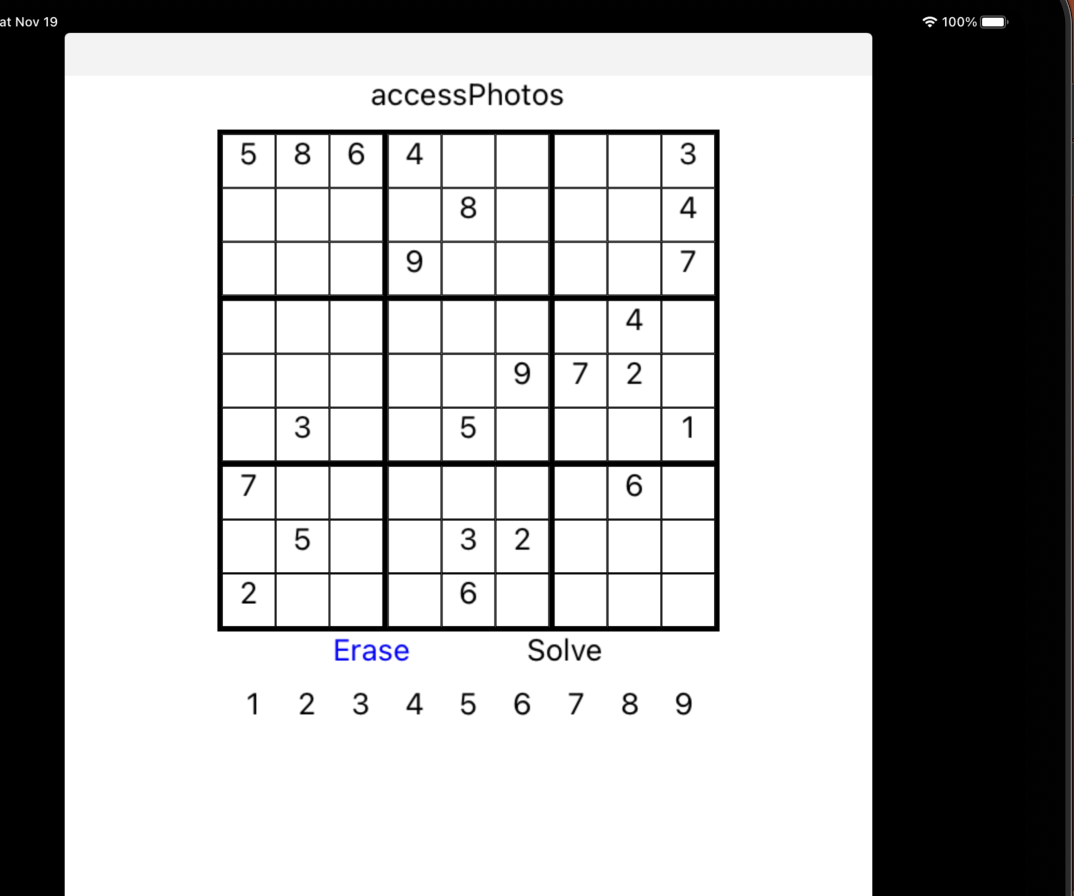
//> input picture Detection/cpp/sudoku.png, 1074 x 896 px
$ ./DisplayImage   (built with g++ and OpenCV 4)
//> lines starting //> are read from the running program, lines starting //| are printed output that depends on the picture; after the words box and inside, x2 and y2 are one past the last pixel; in counts of white or black regions, pixels touching at a corner belong together
#include <stdio.h>
#include <opencv2/opencv.hpp>
#include <opencv2/core/types_c.h>

#include <iostream>
#include <fstream>


using namespace cv;
using namespace std;

#define PIXELS_IN_IMAGE 28*28

#define ENABLE_TRAIN 1

int reverseInt(int i);
int loadMNIST(const string pic_filename, const string label_filename, Mat& training_data, Mat& label_data);

int scooby()
{
	try
	{
		Mat train_data_mat, train_label_mat;
		Mat test_data_mat, test_label_mat;

		loadMNIST("../mnist/train-images-idx3-ubyte", "../mnist/train-labels-idx1-ubyte", train_data_mat, train_label_mat);
		//loadMNIST("../mnist/t10k-images-idx3-ubyte", "../mnist/t10k-labels-idx1-ubyte", test_data_mat, test_label_mat);

		train_data_mat.convertTo(train_data_mat, CV_32FC1);
		train_label_mat.convertTo(train_label_mat, CV_32SC1);
		test_data_mat.convertTo(test_data_mat, CV_32FC1);

		Ptr<ml::KNearest> knn;
		knn = ml::KNearest::create();
		knn->setDefaultK(10);
		knn->train(train_data_mat, ml::SampleTypes::ROW_SAMPLE, train_label_mat);
		int correct_count = 0;
		// [9 lines of commented-out code are left out]
		cout << 2 << endl;

	}
	catch (const Exception& ex)
	{
		cout << "Error: " << ex.what() << endl;
	}


	return 0;
}

// [9 lines left out: function reverseInt, not called in this run]

int loadMNIST(const string pic_filename, const string label_filename, Mat& training_data, Mat& label_data) {
	std::ifstream pic_file(pic_filename, std::ios::binary);
	std::ifstream label_file(label_filename, std::ios::binary);

	if (pic_file.is_open() && label_file.is_open()) {
		int magic_number = 0;
		int number_of_images = 0;
		int n_rows = 0;
		int n_cols = 0;

		label_file.read((char*)&magic_number, sizeof(magic_number));
		pic_file.read((char*)&magic_number, sizeof(magic_number));
		magic_number = reverseInt(magic_number);

		label_file.read((char*)&number_of_images, sizeof(number_of_images));
		pic_file.read((char*)&number_of_images, sizeof(number_of_images));
		number_of_images = reverseInt(number_of_images);

		pic_file.read((char*)&n_rows, sizeof(n_rows));
		n_rows = reverseInt(n_rows);
		pic_file.read((char*)&n_cols, sizeof(n_cols));
		n_cols = reverseInt(n_cols);

		int n_stride = n_cols * n_rows;
		training_data = Mat(number_of_images, n_stride, CV_8U);
		label_data = Mat(number_of_images, 1, CV_8U);

		for (int i = 0; i < number_of_images; ++i) {
//		for (int i = 0; i < 5000; ++i) {

			unsigned char data_tmp[PIXELS_IN_IMAGE];
			pic_file.read((char*)data_tmp, sizeof(unsigned char) * n_stride);
			Mat row_image(1, n_stride, CV_8U, data_tmp);
			row_image.row(0).copyTo(training_data.row(i));

			char label = 0;
			label_file.read((char*)&label, sizeof(label));
			label_data.at<uchar>(i, 0) = label;

		}
	} else {
		return 1;
	}
	return 0;
}

void drawLine(Vec2f line, Mat &img, Scalar rgb = CV_RGB(0, 0, 255))
{
    if (line[1] != 0)
    {
        float m = -1 / tan(line[1]);

        float c = line[0] / sin(line[1]);

        cv::line(img, Point(0, c), Point(img.size().width, m * img.size().width + c), rgb);
    }
    else
    {
        cv::line(img, Point(line[0], 0), Point(line[0], img.size().height), rgb);
    }
}

void mergeRelatedLines(vector<Vec2f> *lines, Mat &img)
{
    vector<Vec2f>::iterator current;
    for (current = lines->begin(); current != lines->end(); current++)
    {
        if ((*current)[0] == 0 && (*current)[1] == -100)
            continue;
        float p1 = (*current)[0];
        float theta1 = (*current)[1];
        Point pt1current, pt2current;
        if (theta1 > CV_PI * 45 / 180 && theta1 < CV_PI * 135 / 180)
        {
            pt1current.x = 0;

            pt1current.y = p1 / sin(theta1);

            pt2current.x = img.size().width;
            pt2current.y = -pt2current.x / tan(theta1) + p1 / sin(theta1);
        }
        else
        {
            pt1current.y = 0;

            pt1current.x = p1 / cos(theta1);

            pt2current.y = img.size().height;
            pt2current.x = -pt2current.y / tan(theta1) + p1 / cos(theta1);
        }
        vector<Vec2f>::iterator pos;
        for (pos = lines->begin(); pos != lines->end(); pos++)
        {
            if (*current == *pos)
                continue;
            if (fabs((*pos)[0] - (*current)[0]) < 20 && fabs((*pos)[1] - (*current)[1]) < CV_PI * 10 / 180)
            {
                float p = (*pos)[0];
                float theta = (*pos)[1];
                Point pt1, pt2;
                if ((*pos)[1] > CV_PI * 45 / 180 && (*pos)[1] < CV_PI * 135 / 180)
                {
                    pt1.x = 0;
                    pt1.y = p / sin(theta);
                    pt2.x = img.size().width;
                    pt2.y = -pt2.x / tan(theta) + p / sin(theta);
                }
                else
                {
                    pt1.y = 0;
                    pt1.x = p / cos(theta);
                    pt2.y = img.size().height;
                    pt2.x = -pt2.y / tan(theta) + p / cos(theta);
                }
                if (((double)(pt1.x - pt1current.x) * (pt1.x - pt1current.x) + (pt1.y - pt1current.y) * (pt1.y - pt1current.y) < 64 * 64) &&
                    ((double)(pt2.x - pt2current.x) * (pt2.x - pt2current.x) + (pt2.y - pt2current.y) * (pt2.y - pt2current.y) < 64 * 64))
                {
                    // Merge the two
                    (*current)[0] = ((*current)[0] + (*pos)[0]) / 2;

                    (*current)[1] = ((*current)[1] + (*pos)[1]) / 2;

                    (*pos)[0] = 0;
                    (*pos)[1] = -100;
                }
            }
        }
    }
}

// [103 lines left out: functions readFlippedInteger, preprocessImage, not called in this run]

int main()
{
    Mat sudoku = imread("sudoku.png", 0);
    Mat outerBox = Mat(sudoku.size(), CV_8UC1);
    GaussianBlur(sudoku, sudoku, Size(11, 11), 0);
    adaptiveThreshold(sudoku, outerBox, 255, ADAPTIVE_THRESH_MEAN_C, THRESH_BINARY, 5, 2);
    bitwise_not(outerBox, outerBox);
    Mat kernel = (Mat_<uchar>(3, 3) << 0, 1, 0, 1, 1, 1, 0, 1, 0);
    dilate(outerBox, outerBox, kernel);
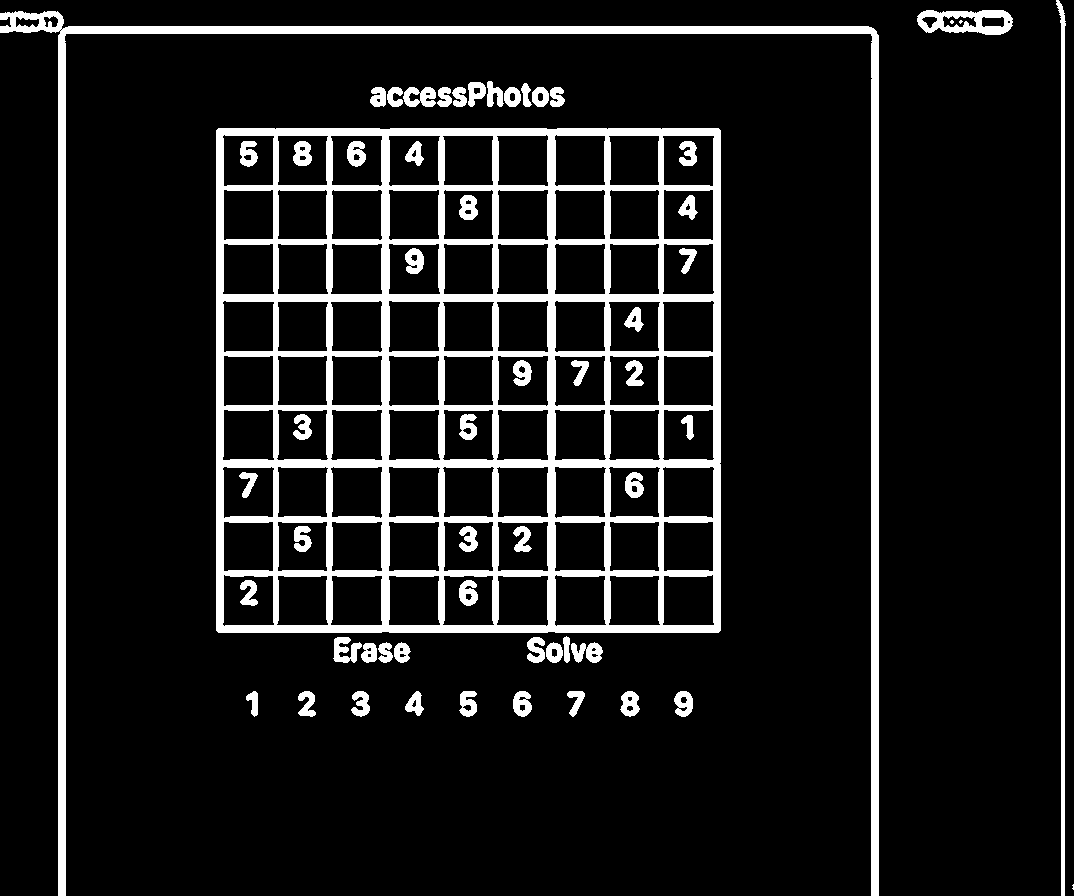
//> outerBox: 896 rows x 1074 cols, CV_8UC1; 11.1% white; 58 white regions (3 under 20 px), largest, box (x1, y1, x2, y2) and area: (216, 128, 721, 633) 65981, (0, 11, 879, 896) 21195, (1056, 0, 1066, 896) 3605

    int count = 0;
    int max = -1;

    Point maxPt;

    for (int y = 0; y < outerBox.size().height; y++)
    {
        uchar *row = outerBox.ptr(y);
        for (int x = 0; x < outerBox.size().width; x++)
        {
            if (row[x] >= 128)
            {

                int area = floodFill(outerBox, Point(x, y), CV_RGB(0, 0, 64));

                if (area > max)
                {
                    maxPt = Point(x, y);
                    max = area;
                }
            }
        }
    }
//> this loop made 896 passes
//> (maxPt, max) on passes 1 to 3: (Point(1056, 0), 3605), (Point(1056, 0), 3605), (Point(1056, 0), 3605)
//> after the loop, maxPt = Point(218, 128); max = 65981
    floodFill(outerBox, maxPt, CV_RGB(255, 255, 255));
    for (int y = 0; y < outerBox.size().height; y++)
    {
        uchar *row = outerBox.ptr(y);
        for (int x = 0; x < outerBox.size().width; x++)
        {
            if (row[x] == 64 && x != maxPt.x && y != maxPt.y)
            {
                int area = floodFill(outerBox, Point(x, y), CV_RGB(0, 0, 0));
            }
        }
    }
    erode(outerBox, outerBox, kernel);

    vector<Vec2f> lines;
    HoughLines(outerBox, lines, 1, CV_PI / 180, 200);
//> lines = 112 lines (rho, theta), first 12: [218, 0], [329, 0], [441, 0], [495, 0], [715, 0], [130, 1.57], [187, 1.57], [241, 1.57], [295, 1.57], [353, 1.57], [407, 1.57], [461, 1.57]
    mergeRelatedLines(&lines, sudoku);
//> the loop in mergeRelatedLines, `for (current = lines->begin(); current != lines->end(); current++)` made 112 passes
//> lines = 112 items, first 12: [218, 0], [329, 0], [441, 0], [495, 0], [715, 0], [133.8, 1.57], [185.4, 1.57], [243.3, 1.57], [280.6, 1.6], [355.3, 1.57], [401.6, 1.58], [0, -100]

    for (int i = 0; i < lines.size(); i++)
    {
        drawLine(lines[i], outerBox, CV_RGB(0, 0, 128));
    }
//> this loop made 112 passes
//> (m in drawLine, c in drawLine) on passes 6 to 9: (-0.00436, 133.8), (0.00327, 185.4), (-0.00327, 243.3), (0.0311, 280.7)
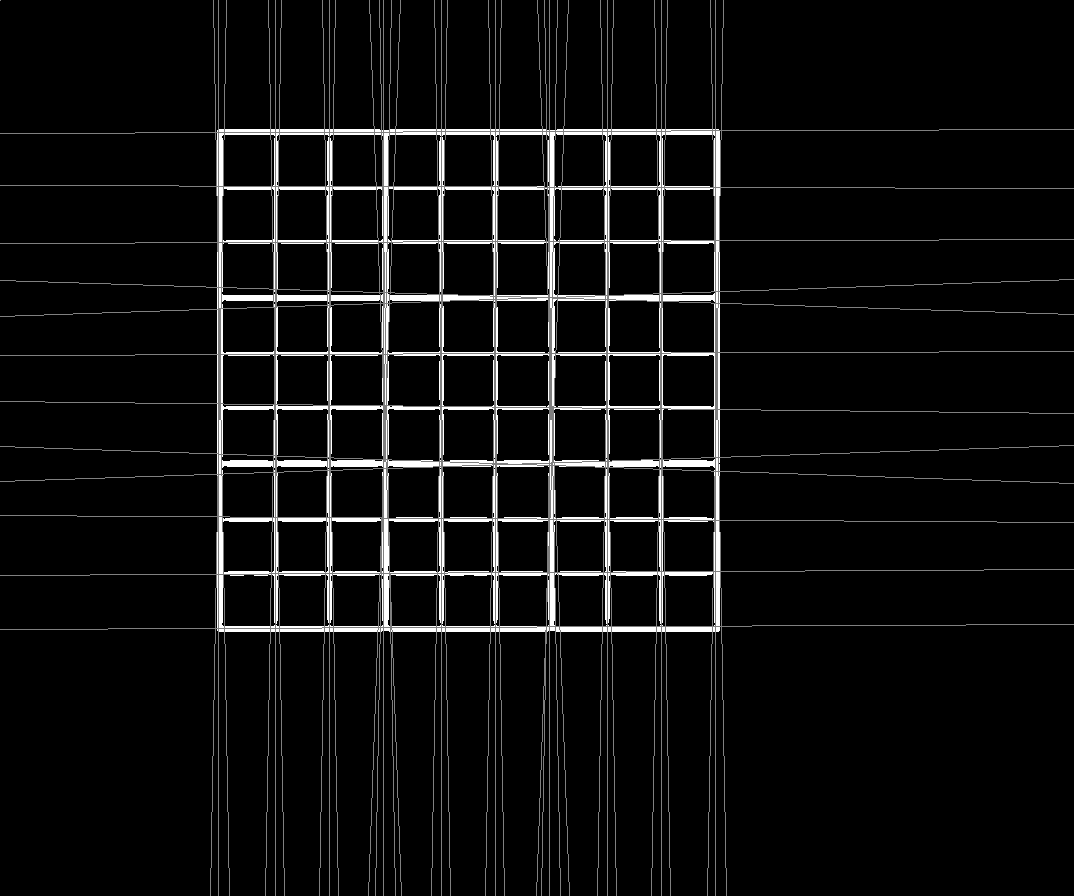
//> outerBox: 896 rows x 1074 cols, CV_8UC1; min 0, max 255, mean 14.3

    // Now detect the lines on extremes
    Vec2f topEdge = Vec2f(1000, 1000);
    double topYIntercept = 100000, topXIntercept = 0;
    Vec2f bottomEdge = Vec2f(-1000, -1000);
    double bottomYIntercept = 0, bottomXIntercept = 0;
    Vec2f leftEdge = Vec2f(1000, 1000);
    double leftXIntercept = 100000, leftYIntercept = 0;
    Vec2f rightEdge = Vec2f(-1000, -1000);
    double rightXIntercept = 0, rightYIntercept = 0;
    for (int i = 0; i < lines.size(); i++)
    {

        Vec2f current = lines[i];

        float p = current[0];

        float theta = current[1];

        if (p == 0 && theta == -100)
            continue;
        double xIntercept, yIntercept;
        xIntercept = p / cos(theta);
        yIntercept = p / (cos(theta) * sin(theta));
        if (theta > CV_PI * 80 / 180 && theta < CV_PI * 100 / 180)
        {
            if (p < topEdge[0])

                topEdge = current;

            if (p > bottomEdge[0])
                bottomEdge = current;
        }
        else if (theta < CV_PI * 10 / 180 || theta > CV_PI * 170 / 180)
        {
            if (xIntercept > rightXIntercept)
            {
                rightEdge = current;
                rightXIntercept = xIntercept;
            }
            else if (xIntercept <= leftXIntercept)
            {
                leftEdge = current;
                leftXIntercept = xIntercept;
            }
        }
    }
//> this loop made 112 passes
//> (p, theta, xIntercept, yIntercept, rightXIntercept) on passes 1 to 4: (218, 0, 218, inf, 218), (329, 0, 329, inf, 329), (441, 0, 441, inf, 441), (495, 0, 495, inf, 495)
//> after the loop, rightXIntercept = 723.1; leftXIntercept = 213

    drawLine(topEdge, sudoku, CV_RGB(0, 0, 0));
    drawLine(bottomEdge, sudoku, CV_RGB(0, 0, 0));
    drawLine(leftEdge, sudoku, CV_RGB(0, 0, 0));
    drawLine(rightEdge, sudoku, CV_RGB(0, 0, 0));

    Point left1, left2, right1, right2, bottom1, bottom2, top1, top2;

    int height = outerBox.size().height;

    int width = outerBox.size().width;

    if (leftEdge[1] != 0)
    {
        left1.x = 0;
        left1.y = leftEdge[0] / sin(leftEdge[1]);
//> left1 = Point(0, -12204)
        left2.x = width;
        left2.y = -left2.x / tan(leftEdge[1]) + left1.y;
//> left2 = Point(1074, 49325)
    }
    else
    {
        left1.y = 0;
        left1.x = leftEdge[0] / cos(leftEdge[1]);
        left2.y = height;
        left2.x = left1.x - height * tan(leftEdge[1]);
    }

    if (rightEdge[1] != 0)
    {
        right1.x = 0;
        right1.y = rightEdge[0] / sin(rightEdge[1]);
//> right1 = Point(0, 41426)
        right2.x = width;
        right2.y = -right2.x / tan(rightEdge[1]) + right1.y;
//> right2 = Point(1074, -20103)
    }
    else
    {
        right1.y = 0;
        right1.x = rightEdge[0] / cos(rightEdge[1]);
        right2.y = height;
        right2.x = right1.x - height * tan(rightEdge[1]);
    }

    bottom1.x = 0;
    bottom1.y = bottomEdge[0] / sin(bottomEdge[1]);
//> bottom1 = Point(0, 629)

    bottom2.x = width;
    bottom2.y = -bottom2.x / tan(bottomEdge[1]) + bottom1.y;
//> bottom2 = Point(1074, 624)

    top1.x = 0;
    top1.y = topEdge[0] / sin(topEdge[1]);
//> top1 = Point(0, 133)
    top2.x = width;
    top2.y = -top2.x / tan(topEdge[1]) + top1.y;
//> top2 = Point(1074, 128)

    // Next, we find the intersection of  these four lines
    double leftA = left2.y - left1.y;
//> leftA = 61529
    double leftB = left1.x - left2.x;
//> leftB = -1074

    double leftC = leftA * left1.x + leftB * left1.y;
//> leftC = 13107096

    double rightA = right2.y - right1.y;
//> rightA = -61529
    double rightB = right1.x - right2.x;
//> rightB = -1074

    double rightC = rightA * right1.x + rightB * right1.y;
//> rightC = -44491524

    double topA = top2.y - top1.y;
//> topA = -5
    double topB = top1.x - top2.x;
//> topB = -1074

    double topC = topA * top1.x + topB * top1.y;
//> topC = -142842

    double bottomA = bottom2.y - bottom1.y;
//> bottomA = -5
    double bottomB = bottom1.x - bottom2.x;
//> bottomB = -1074

    double bottomC = bottomA * bottom1.x + bottomB * bottom1.y;
//> bottomC = -675546

    // Intersection of left and top
    double detTopLeft = leftA * topB - leftB * topA;
//> detTopLeft = -66087516

    Point ptTopLeft = Point((topB * leftC - leftB * topC) / detTopLeft, (leftA * topC - topA * leftC) / detTopLeft);
//> ptTopLeft = Point(215, 131)

    // Intersection of top and right
    double detTopRight = rightA * topB - rightB * topA;
//> detTopRight = 66076776

    Point ptTopRight = Point((topB * rightC - rightB * topC) / detTopRight, (rightA * topC - topA * rightC) / detTopRight);
//> ptTopRight = Point(720, 129)

    // Intersection of right and bottom
    double detBottomRight = rightA * bottomB - rightB * bottomA;
//> detBottomRight = 66076776
    Point ptBottomRight = Point((bottomB * rightC - rightB * bottomC) / detBottomRight, (rightA * bottomC - bottomA * rightC) / detBottomRight); // Intersection of bottom and left
//> ptBottomRight = Point(712, 625)
    double detBottomLeft = leftA * bottomB - leftB * bottomA;
//> detBottomLeft = -66087516
    Point ptBottomLeft = Point((bottomB * leftC - leftB * bottomC) / detBottomLeft, (leftA * bottomC - bottomA * leftC) / detBottomLeft);
//> ptBottomLeft = Point(223, 627)

    int maxLength = (ptBottomLeft.x - ptBottomRight.x) * (ptBottomLeft.x - ptBottomRight.x) + (ptBottomLeft.y - ptBottomRight.y) * (ptBottomLeft.y - ptBottomRight.y);
//> maxLength = 239125
    int temp = (ptTopRight.x - ptBottomRight.x) * (ptTopRight.x - ptBottomRight.x) + (ptTopRight.y - ptBottomRight.y) * (ptTopRight.y - ptBottomRight.y);
//> temp = 246080

    if (temp > maxLength)
        maxLength = temp;
//> maxLength = 246080

    temp = (ptTopRight.x - ptTopLeft.x) * (ptTopRight.x - ptTopLeft.x) + (ptTopRight.y - ptTopLeft.y) * (ptTopRight.y - ptTopLeft.y);
//> temp = 255029

    if (temp > maxLength)
        maxLength = temp;
//> maxLength = 255029

    temp = (ptBottomLeft.x - ptTopLeft.x) * (ptBottomLeft.x - ptTopLeft.x) + (ptBottomLeft.y - ptTopLeft.y) * (ptBottomLeft.y - ptTopLeft.y);
//> temp = 246080

    if (temp > maxLength)
        maxLength = temp;

    maxLength = sqrt((double)maxLength);
//> maxLength = 505

    Point2f src[4], dst[4];
    src[0] = ptTopLeft;
//> src = 4 Points (x, y): [215, 131], [0, 0], [0, 0], [0, 0]
    dst[0] = Point2f(0, 0);
    src[1] = ptTopRight;
//> src = 4 Points (x, y): [215, 131], [720, 129], [0, 0], [0, 0]
    dst[1] = Point2f(maxLength - 1, 0);
//> dst = 4 Points (x, y): [0, 0], [504, 0], [0, 0], [0, 0]
    src[2] = ptBottomRight;
//> src = 4 Points (x, y): [215, 131], [720, 129], [712, 625], [0, 0]
    dst[2] = Point2f(maxLength - 1, maxLength - 1);
//> dst = 4 Points (x, y): [0, 0], [504, 0], [504, 504], [0, 0]
    src[3] = ptBottomLeft;
//> src = 4 Points (x, y): [215, 131], [720, 129], [712, 625], [223, 627]
    dst[3] = Point2f(0, maxLength - 1);
//> dst = 4 Points (x, y): [0, 0], [504, 0], [504, 504], [0, 504]

    Mat undistorted = Mat(Size(maxLength, maxLength), CV_8UC1);
    cv::warpPerspective(sudoku, undistorted, cv::getPerspectiveTransform(src, dst), Size(maxLength, maxLength));

    Mat undistortedThreshed = undistorted.clone();
    adaptiveThreshold(undistorted, undistortedThreshed, 255, ADAPTIVE_THRESH_GAUSSIAN_C, THRESH_BINARY_INV, 101, 1);
    // DigitRecognizer *dr = new DigitRecognizer();
    // bool b = dr->train((char *)"../mnist/train-images-idx3-ubyte", (char *)"../mnist/train-labels-idx1-ubyte");
    printf("%d ", 1);
    int mainreturn = scooby();
    printf("%d ", 1);
    int dist = ceil((double)maxLength / 9);
    Mat currentCell = Mat(dist, dist, CV_8UC1);
    for (int j = 0; j < 9; j++)
    {
        for (int i = 0; i < 9; i++)
        {
            for (int y = 0; y < dist && j * dist + y < undistortedThreshed.cols; y++)
            {

                uchar *ptr = currentCell.ptr(y);

                for (int x = 0; x < dist && i * dist + x < undistortedThreshed.rows; x++)
                {
                    ptr[x] = undistortedThreshed.at<uchar>(j * dist + y, i * dist + x);
                }
            }
            Moments m = cv::moments(currentCell, true);
            int area = m.m00;
            if (area > currentCell.rows * currentCell.cols / 5)
            {
                int number = 1;//dr->classify(currentCell);
                printf("%d ", number);
            }
            else
            {
                printf("  ");
            }
        }
        printf(" ");
    }
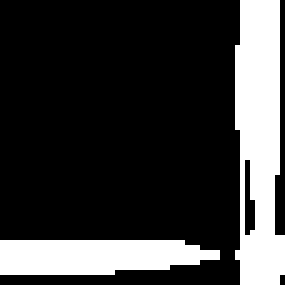
//> currentCell: 57 rows x 57 cols, CV_8UC1 (shown 5 times larger); 21.9% white; 2 white regions, box (x1, y1, x2, y2) and area: (47, 0, 57, 57) 450, (0, 48, 44, 55) 262

    namedWindow("Display Image", WINDOW_AUTOSIZE);
    imshow("Display Image", undistorted);
    waitKey(0);

    return 0;
}
